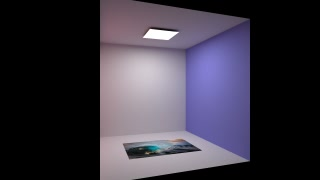
#> input picture crates/trd-core/tests/golden/frames/frame_000000.jpg, 320 x 180 px
$ python scan_intro.py ../../crates/trd-core/tests/golden/frames/frame_000000.jpg ../../crates/trd-core/tests/golden/frames/frame_000124.jpg ../../crates/trd-core/tests/golden/frames/frame_000124.jpg ../../crates/trd-core/tests/golden/frames/frame_000124.jpg 3 3
#> lines starting #> are read from the running program, lines starting #| are printed output that depends on the picture
#!/usr/bin/env python3
"""Before/after divider intro. The split rule holds on EVERY frame:
   left of the white line = ORIGINAL clean plate, right = a RENDER.
Which render fills the right side depends on the leg.

Sources (all WxH):
  orig   clean original plate
  normal PBR render (clean cans)
  gizmo  PBR render + placement quad (grid + aabb + axes) + can aabb/axes

Timeline (line x-position; right-side source):
  leg1  x: 0 -> W      right = NORMAL   L->R reveal, ends fully ORIGINAL
  hold  x: W           right = NORMAL   beat on the clean original
  legA  x: W -> 0      right = GIZMO    R->L, reveals gizmo render (ends full gizmo)
  legB  x: 0 -> W      right = GIZMO    L->R, wipes back to original
  legC  x: W -> off    right = NORMAL   R->L, reveals clean render, ends fully
                                        NORMAL -> flows into the video

Adjacent legs share their end/start fill, so the whole intro is one continuous wipe.
legs A/B/C each take n_seg frames (go-back phase = 3*n_seg).

Usage: make_scan_intro2.py <orig> <normal> <gizmo> <out_dir>
                           [n_scan] [n_hold] [n_seg] [line_w]
"""
import sys, os
from PIL import Image, ImageDraw

orig_p, norm_p, giz_p, out_dir = sys.argv[1:5]
n_scan = int(sys.argv[5]) if len(sys.argv) > 5 else 60
n_hold = int(sys.argv[6]) if len(sys.argv) > 6 else 8
n_seg  = int(sys.argv[7]) if len(sys.argv) > 7 else 36   # frames per go-back leg (36 = 1.5s -> 4.5s)
line_w = int(sys.argv[8]) if len(sys.argv) > 8 else 6

os.makedirs(out_dir, exist_ok=True)
orig = Image.open(orig_p).convert("RGB")
#> orig is the input picture: PIL image 320x180 RGB; mean R, G, B 57.6, 53.3, 65
norm = Image.open(norm_p).convert("RGB")
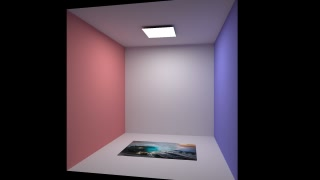
#> input picture crates/trd-core/tests/golden/frames/frame_000124.jpg, 320 x 180 px
#> norm is the input picture: PIL image 320x180 RGB; mean R, G, B 74.4, 62.5, 71.2
giz  = Image.open(giz_p).convert("RGB")
W, H = orig.size
#> W = 320; H = 180
if norm.size != (W, H): norm = norm.resize((W, H))
if giz.size  != (W, H): giz  = giz.resize((W, H))

hw = line_w // 2
WHITE = (255, 255, 255)

def smooth(t):
    return t * t * (3 - 2 * t)

def frame_at(x, right):
    """left of x = original, right of x = `right` render; white divider at x."""
    im = right.copy()
    xi = int(round(x))
    if xi > 0:
        im.paste(orig.crop((0, 0, min(xi, W), H)), (0, 0))
    if -hw <= x <= W + hw:
        ImageDraw.Draw(im).rectangle([x - hw, 0, x + hw, H], fill=WHITE)
    return im

seq = []                                       # (x, right_img)
for j in range(n_scan):                        # leg1: 0 -> W, right = normal
    seq.append((W * smooth((j + 1) / n_scan), norm))
#> after the loop, seq = 3 items
seq += [(W, norm)] * n_hold                     # hold on clean original
#> seq = 6 items

def leg(a, b, right):
    return [(a + (b - a) * smooth((j + 1) / n_seg), right) for j in range(n_seg)]

seq += leg(W, 0, giz)                            # legA: R->L, right = gizmo
#> seq = 42 items
seq += leg(0, W, giz)                            # legB: L->R, right = gizmo
#> seq = 78 items
seq += leg(W, -(hw + 2), norm)                   # legC: R->L off, right = normal (clean)
#> seq = 114 items

for n, (x, right) in enumerate(seq):
    frame_at(x, right).save(os.path.join(out_dir, f"f{n:04d}.png"))
#> this loop made 114 passes
#> (x, xi in frame_at) on passes 1 to 12: (82.96, 83), (237, 237), (320, 320), (320, 320), (320, 320), (320, 320), (319.3, 319), (317.1, 317), (313.7, 314), (309, 309), (303.2, 303), (296.3, 296)
#> pass 1, `frame_at(x, right).save(os.path.join(out_dir, f"f{n:04d}.png"))`:
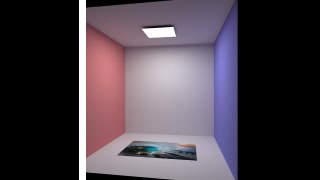
#> saved as f0000.png: PIL image 320x180 RGB; mean R, G, B 72.4, 63.4, 71.7
#> pass 2, `frame_at(x, right).save(os.path.join(out_dir, f"f{n:04d}.png"))`:
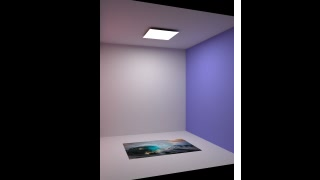
#> saved as f0001.png: PIL image 320x180 RGB; mean R, G, B 59.6, 55.6, 65.1

print(f"wrote {len(seq)} frames ({W}x{H})")
#| wrote 114 frames (320x180)
